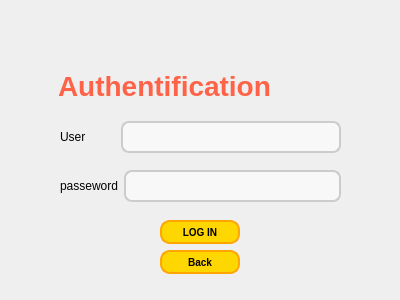
<?xml version="1.0" encoding="UTF-8"?>
<ui version="4.0">
 <class>LoginPage</class>
 <widget class="QWidget" name="LoginPage">
  <property name="geometry">
   <rect>
    <x>0</x>
    <y>0</y>
    <width>400</width>
    <height>300</height>
   </rect>
  </property>
  <property name="windowTitle">
   <string>Form</string>
  </property>
  <widget class="QLabel" name="label">
   <property name="geometry">
    <rect>
     <x>-20</x>
     <y>-20</y>
     <width>461</width>
     <height>351</height>
    </rect>
   </property>
   <property name="styleSheet">
    <string notr="true">image: url(:/new/prefix2/Resources/milad-fakurian-E8Ufcyxz514-unsplash.jpg);</string>
   </property>
   <property name="text">
    <string/>
   </property>
  </widget>
  <widget class="QWidget" name="layoutWidget">
   <property name="geometry">
    <rect>
     <x>60</x>
     <y>110</y>
     <width>281</width>
     <height>104</height>
    </rect>
   </property>
   <layout class="QVBoxLayout" name="verticalLayout">
    <item>
     <layout class="QHBoxLayout" name="horizontalLayout">
      <item>
       <widget class="QLabel" name="label_3">
        <property name="styleSheet">
         <string notr="true">QLabel{

color:Black;}</string>
        </property>
        <property name="text">
         <string>User</string>
        </property>
       </widget>
      </item>
      <item>
       <spacer name="horizontalSpacer">
        <property name="orientation">
         <enum>Qt::Orientation::Horizontal</enum>
        </property>
        <property name="sizeType">
         <enum>QSizePolicy::Policy::Preferred</enum>
        </property>
        <property name="sizeHint" stdset="0">
         <size>
          <width>16</width>
          <height>20</height>
         </size>
        </property>
       </spacer>
      </item>
      <item>
       <widget class="QLabel" name="label_5">
        <property name="styleSheet">
         <string notr="true">image: url(:/res/Resources/milad-fakurian-E8Ufcyxz514-unsplash.jpg);</string>
        </property>
        <property name="text">
         <string/>
        </property>
       </widget>
      </item>
      <item>
       <widget class="QLineEdit" name="lineEditUser">
        <property name="styleSheet">
         <string notr="true">QLineEdit {
    background-color: #f8f8f8;        /* Light gray background */
    border: 2px solid #ccc;           /* Light border */
    border-radius: 8px;               /* Rounded corners */
    padding: 6px;                    /* Padding inside the input field */
    font-size: 10px;                  /* Font size for the text */
    color: #333;                      /* Text color */
    transition: border 0.3s ease, box-shadow 0.3s ease; /* Smooth transition */
}

QLineEdit:focus {
    border-color: #4CAF50;            /* Green border on focus */
    box-shadow: 0 0 5px rgba(76, 175, 80, 0.7); /* Green glow effect */
    outline: none;                    /* Remove the default outline */
}

QLineEdit::placeholder {
    color: #aaa;                      /* Lighter text for placeholder */
    font-style: italic;               /* Italic style for placeholder */
}</string>
        </property>
       </widget>
      </item>
     </layout>
    </item>
    <item>
     <layout class="QHBoxLayout" name="horizontalLayout_2">
      <item>
       <widget class="QLabel" name="label_4">
        <property name="styleSheet">
         <string notr="true">QLabel{
color : Black;

}</string>
        </property>
        <property name="text">
         <string>passeword</string>
        </property>
       </widget>
      </item>
      <item>
       <widget class="QLineEdit" name="lineEditPassword">
        <property name="styleSheet">
         <string notr="true">QLineEdit {
    background-color: #f8f8f8;        /* Light gray background */
    border: 2px solid #ccc;           /* Light border */
    border-radius: 8px;               /* Rounded corners */
    padding: 6px;                    /* Padding inside the input field */
    font-size: 10px;                  /* Font size for the text */
    color: #333;                      /* Text color */
    transition: border 0.3s ease, box-shadow 0.3s ease; /* Smooth transition */
}

QLineEdit:focus {
    border-color: #4CAF50;            /* Green border on focus */
    box-shadow: 0 0 5px rgba(76, 175, 80, 0.7); /* Green glow effect */
    outline: none;                    /* Remove the default outline */
}

QLineEdit::placeholder {
    color: #aaa;                      /* Lighter text for placeholder */
    font-style: italic;               /* Italic style for placeholder */
}</string>
        </property>
       </widget>
      </item>
     </layout>
    </item>
   </layout>
  </widget>
  <widget class="QLabel" name="label_2">
   <property name="geometry">
    <rect>
     <x>30</x>
     <y>40</y>
     <width>361</width>
     <height>91</height>
    </rect>
   </property>
   <property name="styleSheet">
    <string notr="true">QLabel {
    font-size: 28px;            /* Set the font size */
    font-weight: bold;          /* Make the text bold */
    font-family: Arial, sans-serif; /* Set the font family */
    color: #FF6347;             /* Gold color for text */
    text-align: center;         /* Align the text to the center */
    padding: 20px;              /* Add padding around the text */
    background: linear-gradient(135deg, #6C9ECF, #2F3A5A); /* Gradient background */
    border-radius: 15px;        /* Rounded corners for the background */
    box-shadow: 0px 4px 6px rgba(0, 0, 0, 0.2); /* Subtle shadow behind the text */
    text-transform: uppercase;  /* Make the text uppercase */
    transition: all 0.3s ease;  /* Smooth transition for hover effect */
    display: inline-block;      /* Make the label behave like an inline element */
}

QLabel:hover {
    color: white;             /* Change text color to Tomato on hover */
    cursor: pointer;           /* Change cursor to a hand pointer */
    transform: scale(1.1);      /* Slightly enlarge the text on hover */
    text-shadow: 2px 2px 4px rgba(0, 0, 0, 0.3); /* Add a subtle shadow effect */
    background: linear-gradient(135deg, #4F82B0, #253B61); /* Darker gradient on hover */
}
</string>
   </property>
   <property name="text">
    <string>Authentification</string>
   </property>
  </widget>
  <widget class="QPushButton" name="pushButton">
   <property name="geometry">
    <rect>
     <x>160</x>
     <y>220</y>
     <width>80</width>
     <height>24</height>
    </rect>
   </property>
   <property name="styleSheet">
    <string notr="true">QPushButton {
    background-color: #FFD700; /* Couleur jaune (Gold) */
    color: black; /* Texte noir */
    border: 2px solid #FFA500; /* Bordure orange */
    border-radius: 10px; /* Coins arrondis */
    font-size: 10px; /* Taille du texte */
    font-weight: bold; /* Texte en gras */
}

QPushButton:hover {
    background-color: #FFC107; /* Couleur jaune plus claire au survol */
}

QPushButton:pressed {
    background-color: #87CEEB; /* Couleur jaune foncée lorsqu'on clique */
    border: 2px solid #FF6F00; /* Bordure plus foncée */
}
</string>
   </property>
   <property name="text">
    <string>LOG IN</string>
   </property>
  </widget>
  <widget class="QPushButton" name="pushButton_2">
   <property name="geometry">
    <rect>
     <x>160</x>
     <y>250</y>
     <width>80</width>
     <height>24</height>
    </rect>
   </property>
   <property name="styleSheet">
    <string notr="true">QPushButton {
    background-color: #FFD700; /* Couleur jaune (Gold) */
    color: black; /* Texte noir */
    border: 2px solid #FFA500; /* Bordure orange */
    border-radius: 10px; /* Coins arrondis */
    font-size: 10px; /* Taille du texte */
    font-weight: bold; /* Texte en gras */
}

QPushButton:hover {
    background-color: #FFC107; /* Couleur jaune plus claire au survol */
}

QPushButton:pressed {
    background-color: #87CEEB; /* Couleur jaune foncée lorsqu'on clique */
    border: 2px solid #FF6F00; /* Bordure plus foncée */
}
</string>
   </property>
   <property name="text">
    <string>Back</string>
   </property>
  </widget>
  <widget class="QLabel" name="label_6">
   <property name="geometry">
    <rect>
     <x>150</x>
     <y>-30</y>
     <width>101</width>
     <height>121</height>
    </rect>
   </property>
   <property name="styleSheet">
    <string notr="true">image: url(:/new/prefix4/Resources/Premium_Vector___Man_reading_book_Logo_Template_Design-removebg-preview (1).png);</string>
   </property>
   <property name="text">
    <string/>
   </property>
  </widget>
 </widget>
 <resources/>
 <connections/>
</ui>
